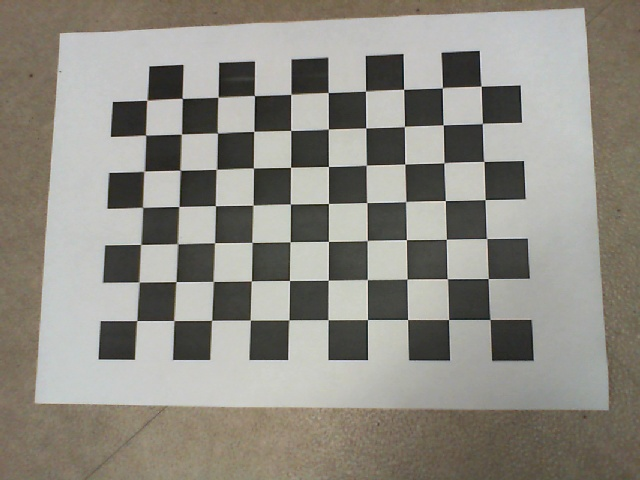
#> input picture carib/0.jpg, 640 x 480 px; its folder holds 4 pictures in this run
$ python carib.py   (Python 2 division)
#> lines starting #> are read from the running program, lines starting #| are printed output that depends on the picture; after the words box and inside, x2 and y2 are one past the last pixel; in counts of white or black regions, pixels touching at a corner belong together
#-*-coding:utf-8-*-

import numpy
import cv2
from glob import glob
import Tkinter
import tkMessageBox

def main():
    square_size = 2.0
    pattern_size = (10, 7)
    pattern_points = numpy.zeros( (numpy.prod(pattern_size), 3), numpy.float32)
    pattern_points[:,:2] = numpy.indices(pattern_size).T.reshape(-1,2)
    pattern_points *= square_size
    obj_points = []
    img_points = []

    for fn in glob(".\carib\*.jpg"):
        im = cv2.imread(fn, 0)
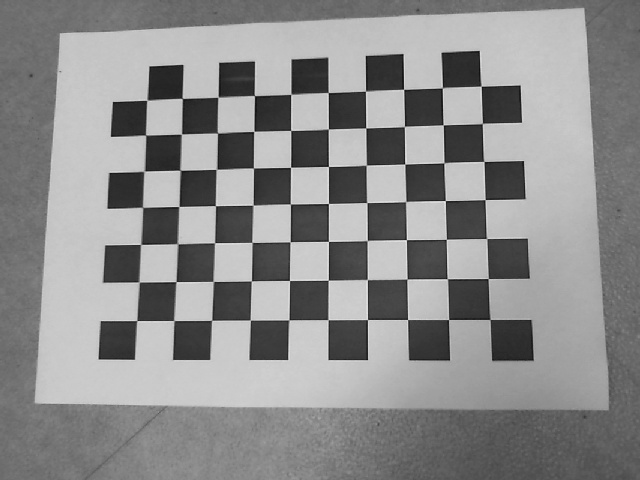
#> im: shape (480, 640); min 13, max 239, mean 139.6
        found, corner = cv2.findChessboardCorners(im, pattern_size)
#> found = True; corner = 70 rows, first 8: [490.1, 319.5], [448.6, 319.6], [407.6, 319.4], [367.6, 319.6], [328, 319.6], [289, 319.9], [250.2, 320], [211.9, 320.2]
        if found:
            term = (cv2.TERM_CRITERIA_EPS + cv2.TERM_CRITERIA_COUNT, 30, 0.1)
            cv2.cornerSubPix(im, corner, (5,5), (-1,-1), term)
            cv2.drawChessboardCorners(im,pattern_size, corner, found)
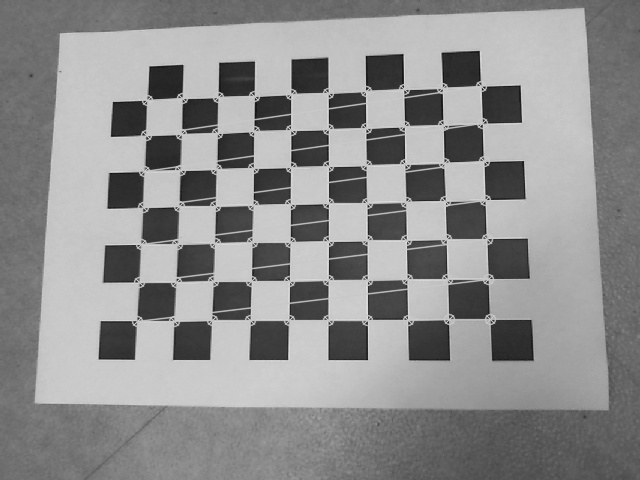
#> im: shape (480, 640); 5% of pixels changed, all inside (x1, y1, x2, y2) = (131, 80, 497, 328)
            cv2.imshow('corners '+fn, im)
        if not found:
            print 'Not found chessboard' + fn
            continue
        root = Tkinter.Tk()
        root.withdraw()

        if tkMessageBox.askyesno('askyesno','Do you adopt this image?'):
            img_points.append(corner.reshape(-1,2))
            obj_points.append(pattern_points)

        cv2.destroyAllWindows()
#> pass 2 of the loop in main, `for fn in glob(".\carib\*.jpg"):`:
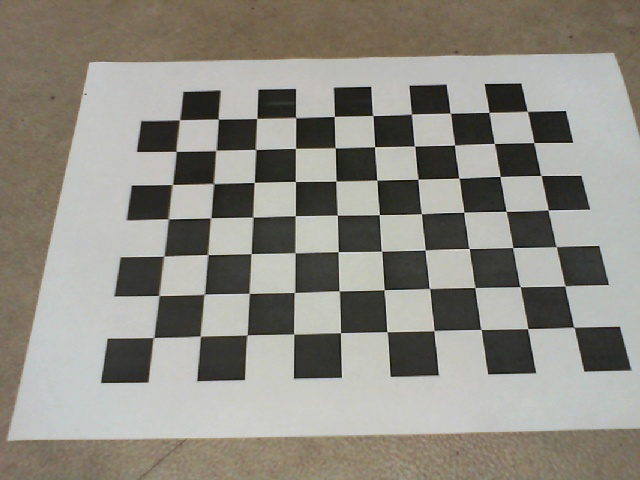
#> input picture carib/1.jpg, 640 x 480 px
#> in main, `im = cv2.imread(fn, 0)`:
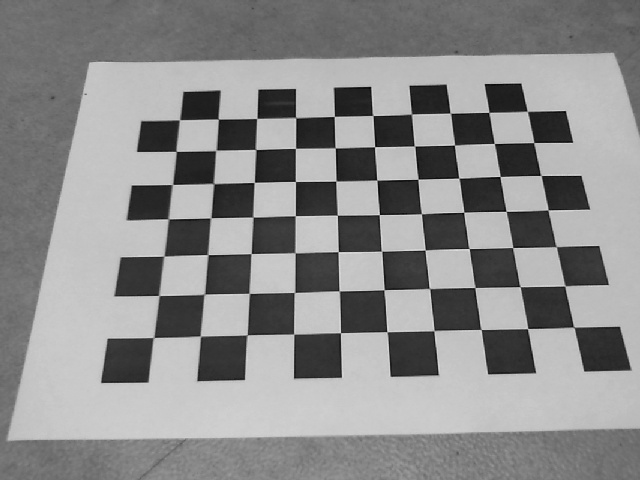
#> im: shape (480, 640); min 1, max 222, mean 139.4
#> corner = 70 rows, first 8: [574.1, 327.7], [527.5, 328.5], [480.8, 329.6], [434, 330.5], [387.2, 331.7], [340.6, 332.8], [293.9, 334.1], [247.1, 335]
#> in main, `cv2.drawChessboardCorners(im,pattern_size, corner, found)`:
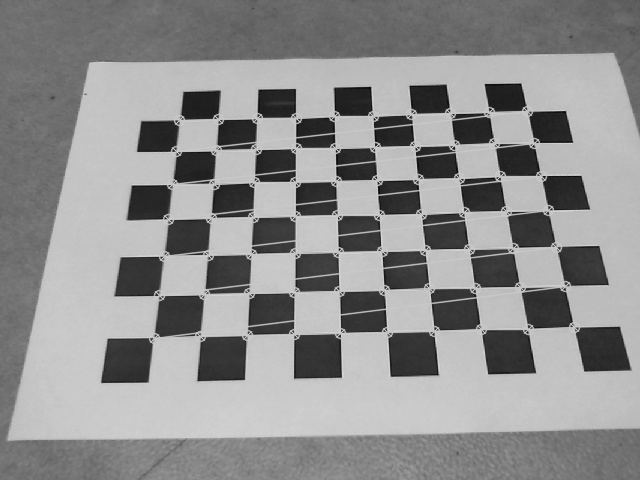
#> im: shape (480, 640); 5.63% of pixels changed, all inside (x1, y1, x2, y2) = (148, 105, 581, 345)
#> pass 3 of the loop in main, `for fn in glob(".\carib\*.jpg"):`:
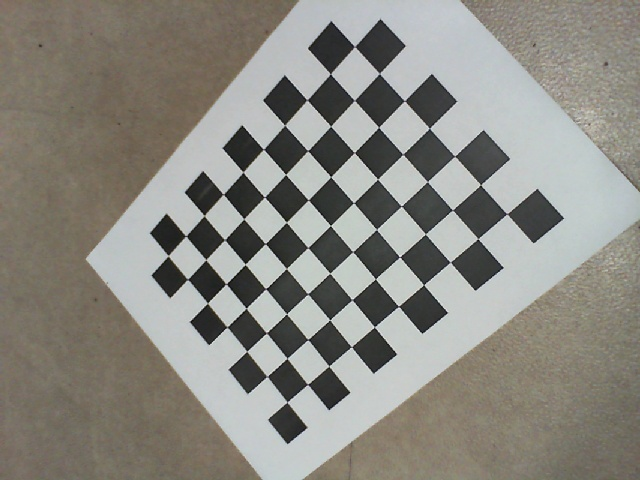
#> input picture carib/10.jpg, 640 x 480 px
#> corner = 70 rows, first 8: [506.9, 213.7], [477.8, 238.6], [450.4, 262.1], [423.6, 284.7], [398.6, 306.4], [374.4, 326.9], [351.5, 346.7], [328.9, 366]
#> in main, `cv2.drawChessboardCorners(im,pattern_size, corner, found)`:
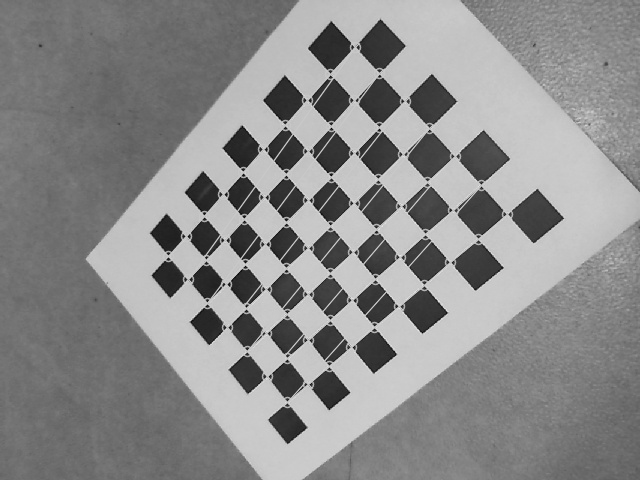
#> im: shape (480, 640); min 2, max 240, mean 138.4
#> the loop made 4 passes; the first 3 are shown


#> (the run stopped early here; a loop or call above may not have finished)
